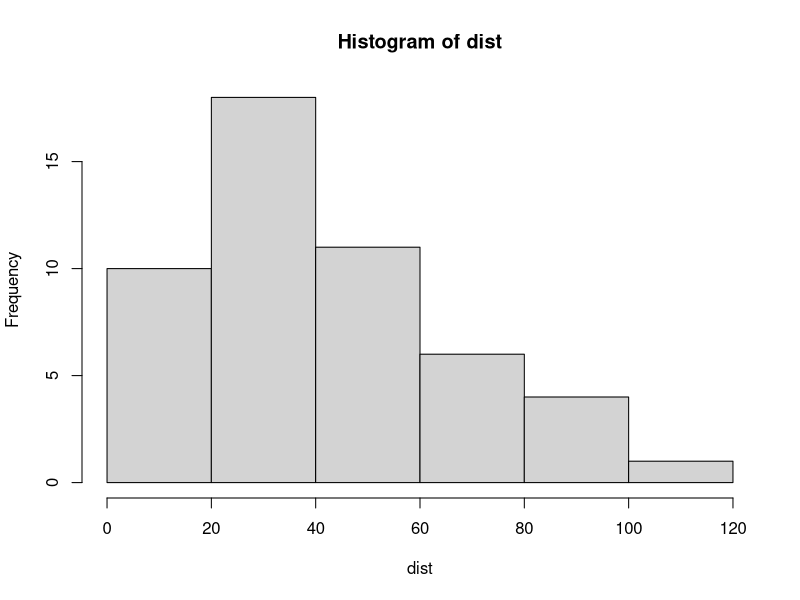

R code for this plot:
# Problem 10

# help(data)
data(cars)
#cars
attach(cars)

sink(file="Yadav_Robin_prob10")
mu = mean(dist)
print(mu)
sink()
sink(file="Yadav_Robin_prob10", append=T)
sig = var(dist)
print(sig)
sink()
pdf(file="Yadav_Robin_prob10_hist.pdf")
hist(dist)
graphics.off()